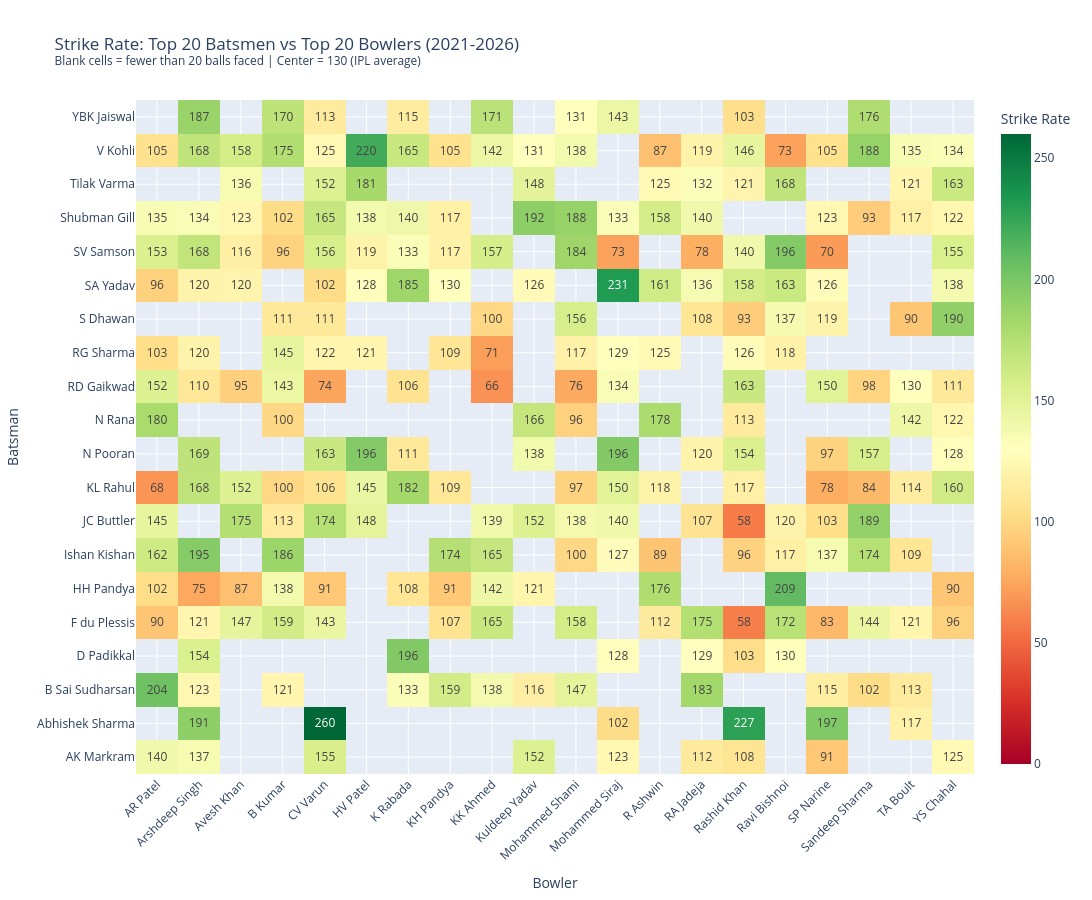

The cell this chart's notebook holds for it:
### Markdown cell above
## Step 3 - Heatmaps

A heatmap lets you scan many matchups at once. The color shows immediately where a batsman dominates or struggles against a specific bowler.

We pick the top 20 batsmen and top 20 bowlers by total balls in our matchup table. Cells with fewer than 20 balls are left blank.

Strike rate heatmap: color centers at 130, roughly the IPL average in this era. Green is above average, red is below.

Dismissal probability heatmap: higher means the bowler gets this batsman out more often. Color scale is reversed so red still means bad for the batsman.

### Code cell
# take the 20 most frequently matched batsmen and bowlers by total balls
top_batsmen = (
    matchups.groupby('batter')['balls_faced'].sum()
    .nlargest(20).index.tolist()
)
top_bowlers = (
    matchups.groupby('bowler')['balls_faced'].sum()
    .nlargest(20).index.tolist()
)

heatmap_df = matchups[
    matchups['batter'].isin(top_batsmen) &
    matchups['bowler'].isin(top_bowlers)
].copy()

# pivot to a matrix, blank cells mean fewer than 20 balls faced
sr_matrix = heatmap_df.pivot_table(index='batter', columns='bowler', values='strike_rate')

# show the SR value inside each cell, blank if no data
text_vals = [
    [str(int(v)) if not pd.isna(v) else '' for v in row]
    for row in sr_matrix.values
]

fig = go.Figure(data=go.Heatmap(
    z=sr_matrix.values,
    x=sr_matrix.columns.tolist(),
    y=sr_matrix.index.tolist(),
    text=text_vals,
    texttemplate='%{text}',
    colorscale='RdYlGn',
    zmid=130,   # IPL average SR in this era, green means above average
    colorbar=dict(title='Strike Rate')
))

fig.update_layout(
    title='Strike Rate: Top 20 Batsmen vs Top 20 Bowlers (2021-2026)<br><sup>Blank cells = fewer than 20 balls faced | Center = 130 (IPL average)</sup>',
    xaxis_title='Bowler',
    yaxis_title='Batsman',
    width=1100,
    height=900,
    xaxis=dict(tickangle=-45)
)

fig.show()

### Figure 1 — Plotly figure (JSON) as saved in the notebook; plotly's stock layout.template omitted (floating-point values rounded to 4 significant figures; data arrays with more than 128 entries replaced by an {"elided": "..."} marker saying what was removed)
{"data": [{"colorbar": {"title": {"text": "Strike Rate"}}, "colorscale": [[0, "rgb(165,0,38)"], [0.1, "rgb(215,48,39)"], [0.2, "rgb(244,109,67)"], [0.3, "rgb(253,174,97)"], [0.4, "rgb(254,224,139)"], [0.5, "rgb(255,255,191)"], [0.6, "rgb(217,239,139)"], [0.7, "rgb(166,217,106)"], [0.8, "rgb(102,189,99)"], [0.9, "rgb(26,152,80)"], [1, "rgb(0,104,55)"]], "text": {"elided": "20x20 str values"}, "texttemplate": "%{text}", "type": "heatmap", "x": ["AR Patel", "Arshdeep Singh", "Avesh Khan", "B Kumar", "CV Varun", "HV Patel", "K Rabada", "KH Pandya", "KK Ahmed", "Kuldeep Yadav", "Mohammed Shami", "Mohammed Siraj", "R Ashwin", "RA Jadeja", "Rashid Khan", "Ravi Bishnoi", "SP Narine", "Sandeep Sharma", "TA Boult", "YS Chahal"], "y": ["AK Markram", "Abhishek Sharma", "B Sai Sudharsan", "D Padikkal", "F du Plessis", "HH Pandya", "Ishan Kishan", "JC Buttler", "KL Rahul", "N Pooran", "N Rana", "RD Gaikwad", "RG Sharma", "S Dhawan", "SA Yadav", "SV Samson", "Shubman Gill", "Tilak Varma", "V Kohli", "YBK Jaiswal"], "z": {"elided": "20x20 float values"}, "zmid": 130}], "layout": {"height": 900, "title": {"text": "Strike Rate: Top 20 Batsmen vs Top 20 Bowlers (2021-2026)<br><sup>Blank cells = fewer than 20 balls faced | Center = 130 (IPL average)</sup>"}, "width": 1100, "xaxis": {"tickangle": -45, "title": {"text": "Bowler"}}, "yaxis": {"title": {"text": "Batsman"}}}}
